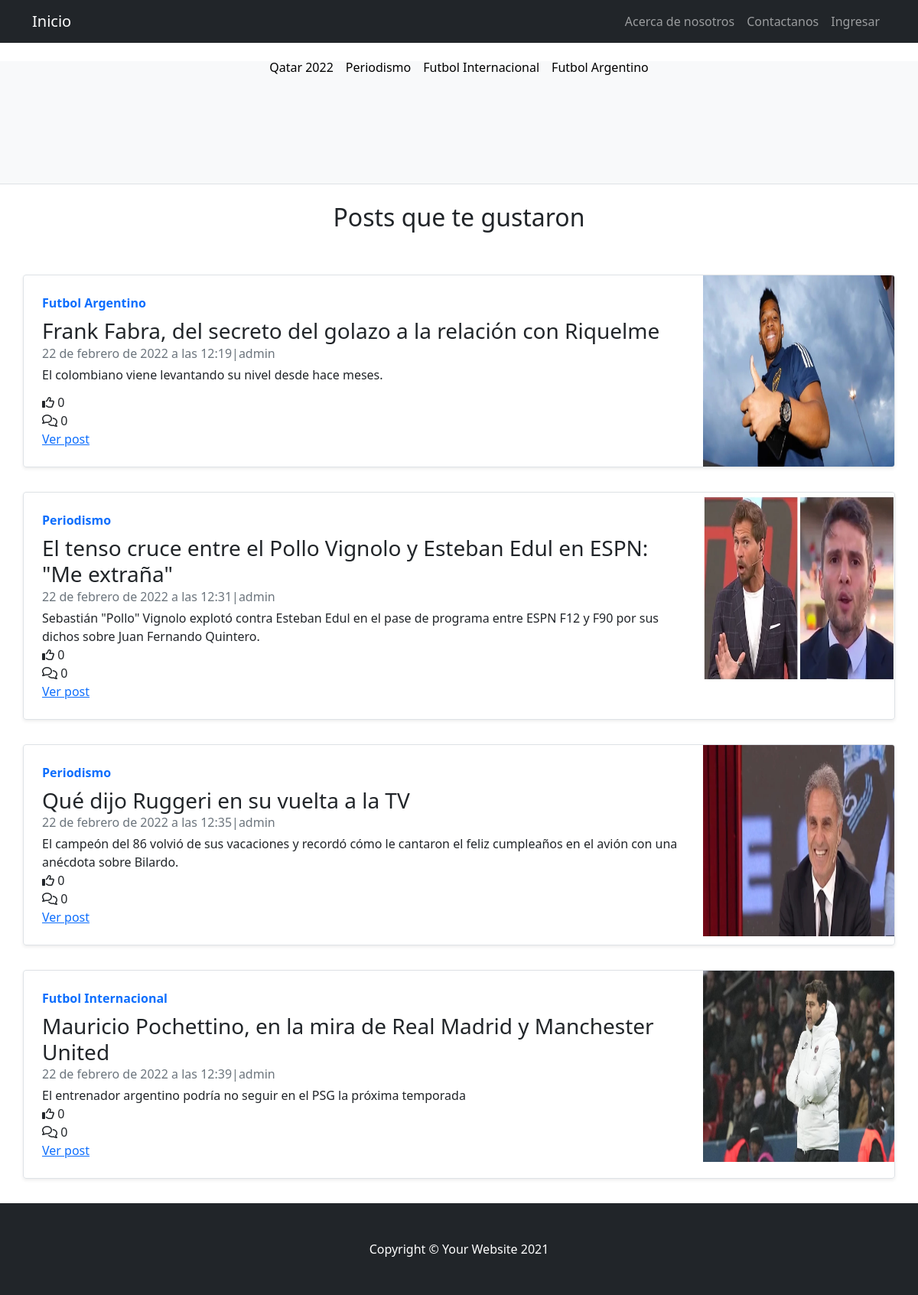
The app's page /usuariosApp/misPostsConMeGusta with its own data.
### postApp/models.py (models this page shows, shortened)
class Post(models.Model):
    titulo = models.CharField('titulo', max_length=500, null=False, blank=False)
    subtitulo = models.CharField(
        'subtitulo', max_length=500, null=False, blank=False)
    contenido = RichTextField('contenido', null=False, blank=False)
    imagen = models.ImageField(
        upload_to='imagenes_post', null=True, blank=True)
    categoria = models.ForeignKey(Categoria,  on_delete=models.DO_NOTHING)
    autor = models.ForeignKey(User, on_delete=models.CASCADE)
    fecha_publicacion = models.DateTimeField(auto_now_add=True)
    fecha_edicion = models.DateTimeField(auto_now=True)
    likes = models.ManyToManyField(User, related_name='likes_posts')
    @property
    def get_comentarios_count(self):
        return self.comentarios.all().count()

class Categoria(models.Model):
    nombre = models.CharField(
        'categoria', max_length=100, null=False, blank=False)
    def __str__(self):
        return self.nombre

### usuariosApp/views.py (the view)
# urls.py: path('misPostsConMeGusta',views.postsConMeGustaPropios,name="PostsConMeGustaPropios"),
def postsConMeGustaPropios(request):
    current_user = request.user.id
    posts = Post.objects.filter(likes__id=current_user)
    return render(request, 'usuariosApp/posts_con_megusta.html', {"posts": posts})

### templates/usuariosApp/posts_con_megusta.html (shortened to what this page needs)
{% extends 'index.html' %}
{% block editNavBar %}
{% if not request.user.is_authenticated  %}
<li class="nav-item"><a class="nav-link" href="{% url 'AboutUs' %}">Acerca de nosotros</a></li>
<li class="nav-item"><a class="nav-link" href="{% url 'Contacto' %}">Contactanos</a></li>
<li class="nav-item"><a class="nav-link" href="{% url 'Login' %}">Ingresar</a></li>
{% endif %}
{% endblock editNavBar %}
{% block blockPosts %}
{% if posts %}
<h2 class="d-flex justify-content-center">Posts que te gustaron</h2>
<br><br>
{% for p in posts %}
<div class="container">
  <div class="row mb-2">
      <div class="row g-0 border rounded overflow-hidden flex-md-row mb-4 shadow-sm h-md-250 position-relative">
          <div class="col p-4 d-flex flex-column position-static">
              <strong class="d-inline-block mb-2 text-primary">{{ p.categoria }}</strong>
              <h3 class="mb-0">{{ p.titulo }}</h3>
              <div class="mb-1 text-muted">{{p.fecha_publicacion}}|{{p.autor}}</div>
              <p class="card-text mb-auto">{{ p.subtitulo }}</p>
              <span><i class="fa-regular fa-thumbs-up"></i> {{ p.likes.count }}</span>
              <span><i class="fa-regular fa-comments"></i> {{ p.get_comentarios_count }}</span>
            <a href="{% url 'verPost' p.id %}">Ver post</a>
        </div>
      <div class="col-auto d-none d-lg-block">
          <img src="{{ p.imagen.url }}" width="250" height="250">
      </div>
    </div>
  </div>
</div>
{% endfor %}
{% endif %}
{% endblock blockPosts %}

### templates/index.html (shortened to what this page needs)
<!DOCTYPE html>
<html lang="en">
    <head>
        {% load static %}
        <link href="{% static 'css/styles.css' %}" rel="stylesheet" />
    </head>
    <body>
        <nav class="navbar navbar-expand-lg navbar-dark bg-dark">
            <div class="container">
                <a class="navbar-brand" href="{% url 'inicio' %}">Inicio</a>
                <div class="collapse navbar-collapse" id="navbarSupportedContent">
                    <ul class="navbar-nav ms-auto mb-2 mb-lg-0">
                        {% block editNavBar %}
                        {% endblock editNavBar %}
                    </ul>
                </div>
            </div>
        </nav>
        <header>
<br>
            <nav class="navbar navbar-expand-sm navbar-light bg-light">
                <ul class="nav navbar-nav navbar-center">
                  <li class="nav-item">
                    <a class="nav-link" href="{% url 'Qatar2022' %}" style="color: black;">Qatar 2022</a>
                  </li>
                  <li class="nav-item">
                    <a class="nav-link" href="{% url 'CategoriaPeriodismo' %}" style="color: black;">Periodismo</a>
                  </li>
                  <li class="nav-item">
                    <a class="nav-link" href="{% url 'Futbolinternacional' %}" style="color: black;">Futbol Internacional</a>
                  </li>
                  <li class="nav-item">
                    <a class="nav-link" href="{% url 'Futbolargentino' %}" style="color: black;">Futbol Argentino</a>
                  </li>
                </ul>
              </nav>
        <div class="py-5 bg-light border-bottom mb-4">
        </div>
        </header>
        {% block blockPosts %}
        {% endblock blockPosts %}
        <footer class="py-5 bg-dark">
            <div class="container"><p class="m-0 text-center text-white">Copyright &copy; Your Website 2021</p></div>
        </footer>
    </body>
</html>

### templates/index.html (style rules this page uses)
.navbar-center { position: absolute; left: 50%; transform: translatex(-50%); }

### records on screen
Post: categoria "Futbol Argentino", titulo "Frank Fabra, del secreto del golazo a la relación con Riquelme", fecha_publicacion "22 de febrero de 2022 a las 12:19", autor "admin", subtitulo "El colombiano viene levantando su nivel desde hace meses.", likes.count "0", get_comentarios_count "0", imagen (picture)
Post: categoria "Periodismo", titulo "El tenso cruce entre el Pollo Vignolo y Esteban Edul en ESPN: \"Me extraña\"", fecha_publicacion "22 de febrero de 2022 a las 12:31", autor "admin", subtitulo "Sebastián \"Pollo\" Vignolo explotó contra Esteban Edul en el pase de programa entre ESPN F12 y F90 por sus dichos sobre Juan Fernando Quintero.", likes.count "0", get_comentarios_count "0", imagen (picture)
Post: categoria "Periodismo", titulo "Qué dijo Ruggeri en su vuelta a la TV", fecha_publicacion "22 de febrero de 2022 a las 12:35", autor "admin", subtitulo "El campeón del 86 volvió de sus vacaciones y recordó cómo le cantaron el feliz cumpleaños en el avión con una anécdota sobre Bilardo.", likes.count "0", get_comentarios_count "0", imagen (picture)
Post: categoria "Futbol Internacional", titulo "Mauricio Pochettino, en la mira de Real Madrid y Manchester United", fecha_publicacion "22 de febrero de 2022 a las 12:39", autor "admin", subtitulo "El entrenador argentino podría no seguir en el PSG la próxima temporada", likes.count "0", get_comentarios_count "0", imagen (picture)
